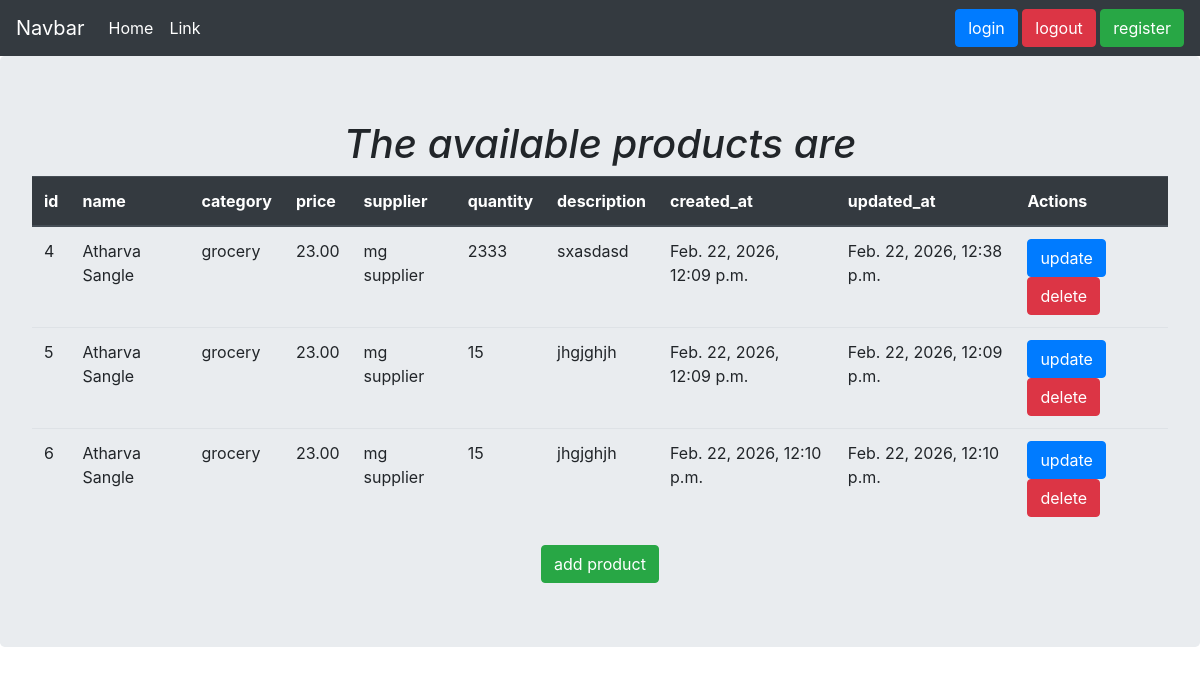
The page /prod/ on the database as committed earlier.
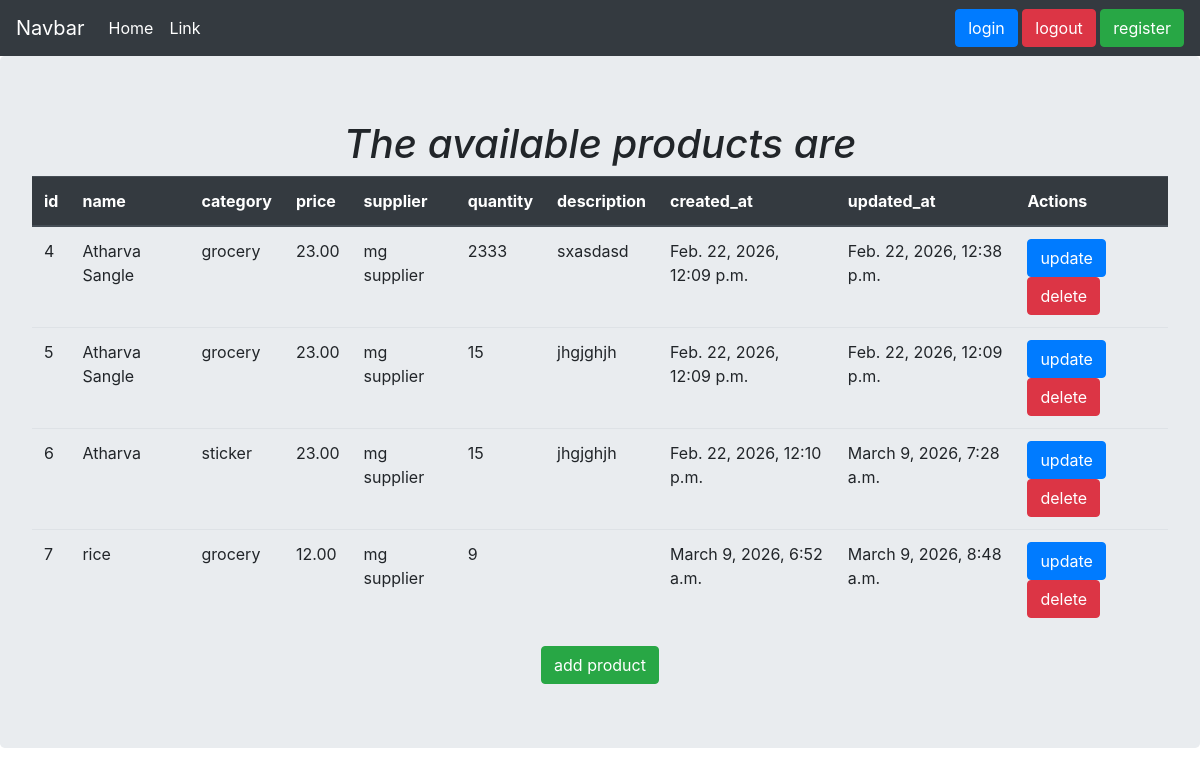
The same page on the database as committed later.
### app/models.py (models this page shows, shortened)
class Product(models.Model):
    name = models.CharField(max_length=200)
    category = models.ForeignKey(Category, on_delete=models.CASCADE)
    supplier = models.ForeignKey(Supplier, on_delete=models.CASCADE)
    price = models.DecimalField(max_digits=10, decimal_places=2)
    quantity = models.PositiveIntegerField(default=0)
    description = models.TextField(blank=True)
    created_at = models.DateTimeField(auto_now_add=True)
    updated_at = models.DateTimeField(auto_now=True)

class Category(models.Model):
    name = models.CharField(max_length=100, unique=True)
    description = models.TextField(blank=True)
    def __str__(self):
        return self.name

class Supplier(models.Model):
    name = models.CharField(max_length=150)
    email = models.EmailField(blank=True)
    phone = models.CharField(max_length=15, blank=True)
    address = models.TextField(blank=True)
    created_at = models.DateTimeField(auto_now_add=True)
    def __str__(self):
        return self.name

### app/views.py (the view)
# urls.py: path("prod/", views.prod_view, name = 'prod'),
def prod_view(request):
    item = Product.objects.all()
    return render (request , 'products.html' , {'item' : item})

### template/products.html
{% extends 'base.html' %}
{% block lion %}
<div class="jumbotron" align = "center">
    <h1><i> The available products are </i></h1>
    <table class="table" align = "center">
        <thead class="thead-dark">
            <tr>
                <th scope="col">id</th>
                <th scope="col">name</th>
                <th scope="col">category</th>
                <th scope="col">price</th>
                <th scope="col">supplier</th>
                <th scope="col">quantity</th>
                <th scope="col">description</th>
                <th scope="col">created_at</th>
                <th scope="col">updated_at</th>
                <th scope="col">Actions</th>
            </tr>
        </thead>
        <tbody>
            {% for i in item  %}
            <tr>
                <td>{{i.id}}</td>
                <td>{{i.name}}</td>
                <td>{{i.category}}</td>
                <td>{{i.price}}</td>
                <td>{{i.supplier}}</td>
                <td>{{i.quantity}}</td>
                <td>{{i.description}}</td>
                <td>{{i.created_at}}</td>
                <td>{{i.updated_at}}</td>
                <td><a href="{% url 'update' i.id %}" class="btn btn-primary">update</a>
                <a href="{% url 'del' i.id %}" class="btn btn-danger">delete</a>
                </td>
            </tr>
            {% endfor %}
        </tbody>
    </table>
    <div class="add">
        <a href="/add/" class="btn btn-success">add product </a>
    </div>
</div>
{% endblock lion %}

Rows that differ between the two databases and show on the page:
changed Product id 6: name "Atharva Sangle" → "Atharva"; category "grocery" → "sticker"; updated_at "Feb. 22, 2026, 12:10 p.m." → "March 9, 2026, 7:28 a.m."
added Product: id "7", name "rice", category "grocery", price "12.00", supplier "mg supplier", quantity "9", created_at "March 9, 2026, 6:52 a.m.", updated_at "March 9, 2026, 8:48 a.m."
